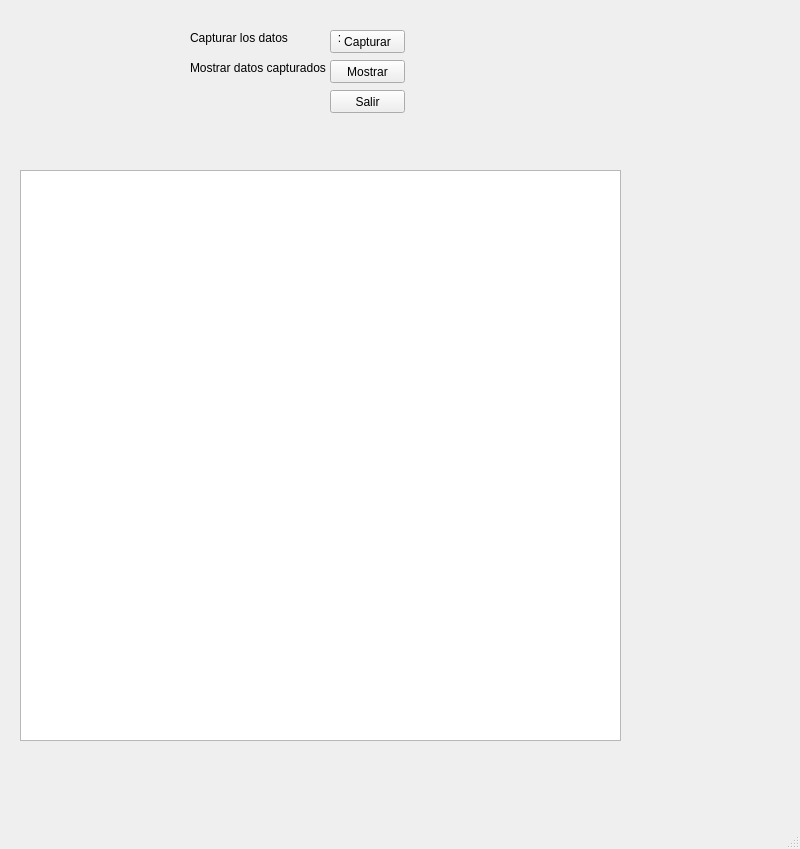
<?xml version="1.0" encoding="UTF-8"?>
<ui version="4.0">
 <class>MainWindow</class>
 <widget class="QMainWindow" name="MainWindow">
  <property name="geometry">
   <rect>
    <x>0</x>
    <y>0</y>
    <width>800</width>
    <height>849</height>
   </rect>
  </property>
  <property name="windowTitle">
   <string>MainWindow</string>
  </property>
  <widget class="QWidget" name="centralwidget">
   <widget class="QPushButton" name="btn_capturar">
    <property name="geometry">
     <rect>
      <x>330</x>
      <y>30</y>
      <width>75</width>
      <height>23</height>
     </rect>
    </property>
    <property name="text">
     <string>Capturar</string>
    </property>
   </widget>
   <widget class="QPushButton" name="btn_mostrar">
    <property name="geometry">
     <rect>
      <x>330</x>
      <y>60</y>
      <width>75</width>
      <height>23</height>
     </rect>
    </property>
    <property name="text">
     <string>Mostrar</string>
    </property>
   </widget>
   <widget class="QTableView" name="tb_mostrar">
    <property name="geometry">
     <rect>
      <x>20</x>
      <y>170</y>
      <width>601</width>
      <height>571</height>
     </rect>
    </property>
   </widget>
   <widget class="QLabel" name="lb_capturar">
    <property name="geometry">
     <rect>
      <x>190</x>
      <y>30</y>
      <width>151</width>
      <height>16</height>
     </rect>
    </property>
    <property name="text">
     <string>Capturar los datos               :</string>
    </property>
   </widget>
   <widget class="QLabel" name="lb_mostrar">
    <property name="geometry">
     <rect>
      <x>190</x>
      <y>60</y>
      <width>141</width>
      <height>16</height>
     </rect>
    </property>
    <property name="text">
     <string>Mostrar datos capturados   :</string>
    </property>
   </widget>
   <widget class="QPushButton" name="btn_salir">
    <property name="geometry">
     <rect>
      <x>330</x>
      <y>90</y>
      <width>75</width>
      <height>23</height>
     </rect>
    </property>
    <property name="text">
     <string>Salir</string>
    </property>
   </widget>
  </widget>
  <widget class="QMenuBar" name="menubar">
   <property name="geometry">
    <rect>
     <x>0</x>
     <y>0</y>
     <width>800</width>
     <height>21</height>
    </rect>
   </property>
  </widget>
  <widget class="QStatusBar" name="statusbar"/>
 </widget>
 <resources/>
 <connections/>
</ui>
